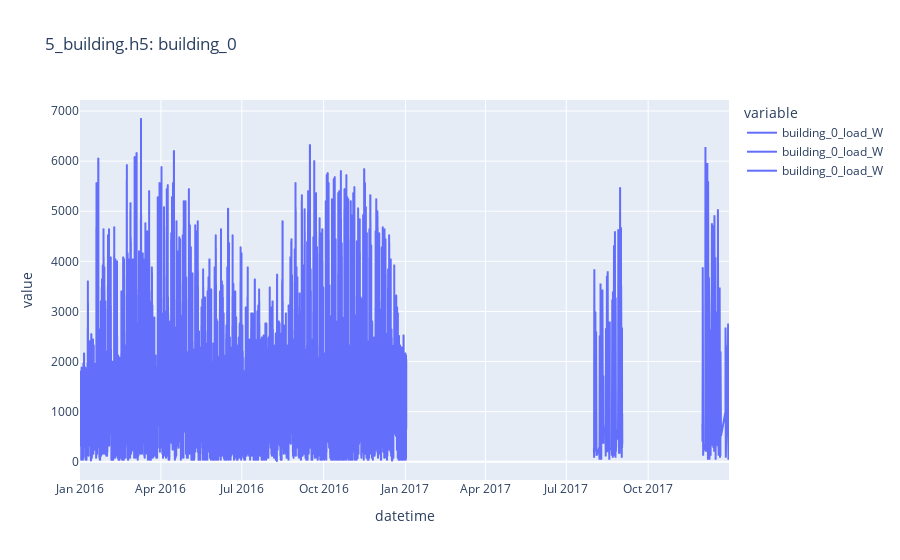
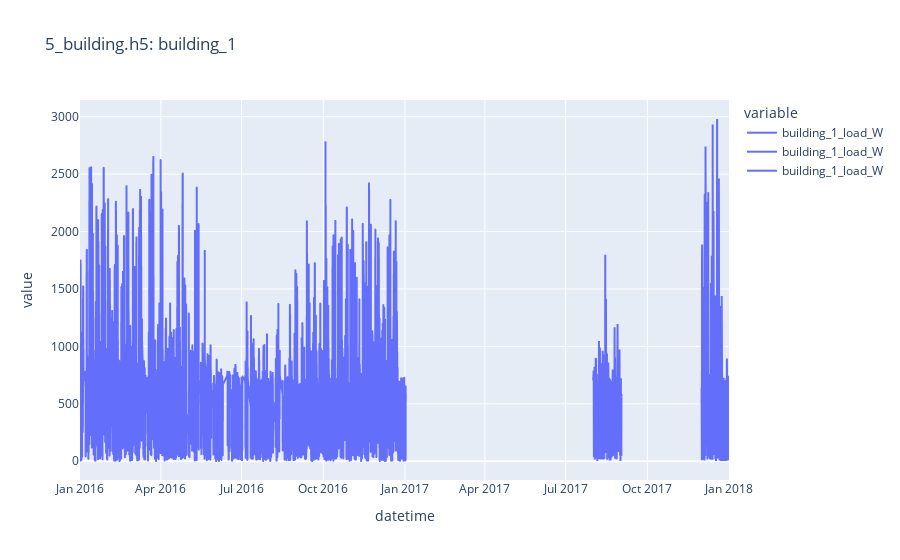
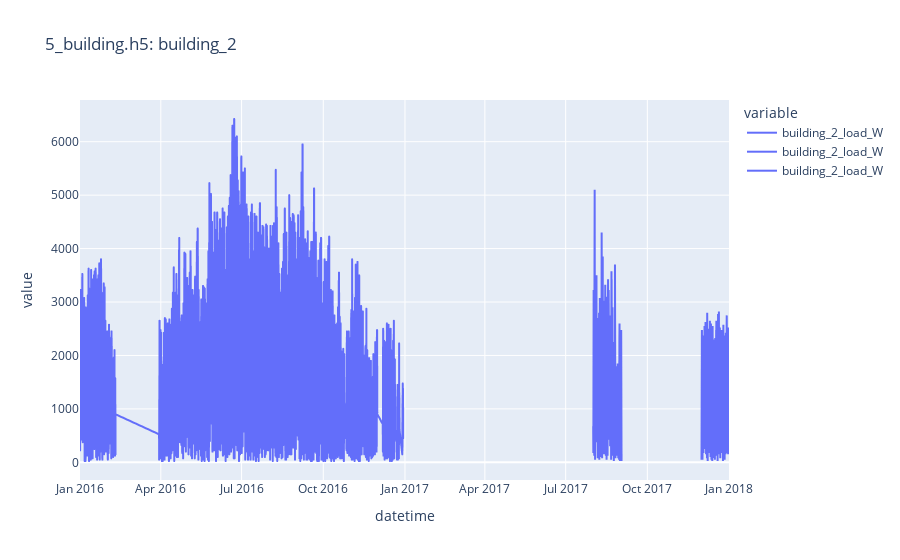

These figures' notebook cell, in order:
### Code cell
# See what keys are in the h5py data file
locations_dict, resolutions_dict = get_hdf_keys(dir_path)

print("Locations: ", locations_dict)
print("Resolutions: ", resolutions_dict)

for scale, locations in locations_dict.items():
    if scale == '5_building.h5':
        for location in locations:
            df_train = pd.read_hdf(os.path.join(dir_path, scale), key=f'{location}/60min/train_target')
            df_val = pd.read_hdf(os.path.join(dir_path, scale), key=f'{location}/60min/val_target')
            df_test = pd.read_hdf(os.path.join(dir_path, scale), key=f'{location}/60min/test_target')
            fig = px.line(df_train, title=f'{scale}: {location}')
            fig.add_trace(px.line(df_val, title='Validation Set').data[0])
            fig.add_trace(px.line(df_test, title='Test Set').data[0])
            fig.show()

### Figure 1 — Plotly figure (JSON) as saved in the notebook; plotly's stock layout.template omitted (floating-point values rounded to 4 significant figures; data arrays with more than 128 entries replaced by an {"elided": "..."} marker saying what was removed)
{"data": [{"hovertemplate": "variable=building_0_load_W<br>datetime=%{x}<br>value=%{y}<extra></extra>", "legendgroup": "building_0_load_W", "line": {"color": "#636efa", "dash": "solid"}, "marker": {"symbol": "circle"}, "mode": "lines", "name": "building_0_load_W", "showlegend": true, "type": "scattergl", "x": {"elided": "8715 str values"}, "xaxis": "x", "y": {"elided": "8715 float values"}, "yaxis": "y"}, {"hovertemplate": "variable=building_0_load_W<br>datetime=%{x}<br>value=%{y}<extra></extra>", "legendgroup": "building_0_load_W", "line": {"color": "#636efa", "dash": "solid"}, "marker": {"symbol": "circle"}, "mode": "lines", "name": "building_0_load_W", "orientation": "v", "showlegend": true, "type": "scatter", "x": {"elided": "552 str values"}, "xaxis": "x", "y": {"elided": "552 float values"}, "yaxis": "y"}, {"hovertemplate": "variable=building_0_load_W<br>datetime=%{x}<br>value=%{y}<extra></extra>", "legendgroup": "building_0_load_W", "line": {"color": "#636efa", "dash": "solid"}, "marker": {"symbol": "circle"}, "mode": "lines", "name": "building_0_load_W", "orientation": "v", "showlegend": true, "type": "scatter", "x": {"elided": "454 str values"}, "xaxis": "x", "y": {"elided": "454 float values"}, "yaxis": "y"}], "layout": {"legend": {"title": {"text": "variable"}, "tracegroupgap": 0}, "title": {"text": "5_building.h5: building_0"}, "xaxis": {"anchor": "y", "domain": [0, 1], "title": {"text": "datetime"}}, "yaxis": {"anchor": "x", "domain": [0, 1], "title": {"text": "value"}}}}

### Figure 2 — Plotly figure (JSON) as saved in the notebook; plotly's stock layout.template omitted (floating-point values rounded to 4 significant figures; data arrays with more than 128 entries replaced by an {"elided": "..."} marker saying what was removed)
{"data": [{"hovertemplate": "variable=building_1_load_W<br>datetime=%{x}<br>value=%{y}<extra></extra>", "legendgroup": "building_1_load_W", "line": {"color": "#636efa", "dash": "solid"}, "marker": {"symbol": "circle"}, "mode": "lines", "name": "building_1_load_W", "showlegend": true, "type": "scattergl", "x": {"elided": "7426 str values"}, "xaxis": "x", "y": {"elided": "7426 float values"}, "yaxis": "y"}, {"hovertemplate": "variable=building_1_load_W<br>datetime=%{x}<br>value=%{y}<extra></extra>", "legendgroup": "building_1_load_W", "line": {"color": "#636efa", "dash": "solid"}, "marker": {"symbol": "circle"}, "mode": "lines", "name": "building_1_load_W", "orientation": "v", "showlegend": true, "type": "scatter", "x": {"elided": "744 str values"}, "xaxis": "x", "y": {"elided": "744 float values"}, "yaxis": "y"}, {"hovertemplate": "variable=building_1_load_W<br>datetime=%{x}<br>value=%{y}<extra></extra>", "legendgroup": "building_1_load_W", "line": {"color": "#636efa", "dash": "solid"}, "marker": {"symbol": "circle"}, "mode": "lines", "name": "building_1_load_W", "orientation": "v", "showlegend": true, "type": "scatter", "x": {"elided": "726 str values"}, "xaxis": "x", "y": {"elided": "726 float values"}, "yaxis": "y"}], "layout": {"legend": {"title": {"text": "variable"}, "tracegroupgap": 0}, "title": {"text": "5_building.h5: building_1"}, "xaxis": {"anchor": "y", "domain": [0, 1], "title": {"text": "datetime"}}, "yaxis": {"anchor": "x", "domain": [0, 1], "title": {"text": "value"}}}}

### Figure 3 — Plotly figure (JSON) as saved in the notebook; plotly's stock layout.template omitted (floating-point values rounded to 4 significant figures; data arrays with more than 128 entries replaced by an {"elided": "..."} marker saying what was removed)
{"data": [{"hovertemplate": "variable=building_2_load_W<br>datetime=%{x}<br>value=%{y}<extra></extra>", "legendgroup": "building_2_load_W", "line": {"color": "#636efa", "dash": "solid"}, "marker": {"symbol": "circle"}, "mode": "lines", "name": "building_2_load_W", "showlegend": true, "type": "scattergl", "x": {"elided": "7196 str values"}, "xaxis": "x", "y": {"elided": "7196 float values"}, "yaxis": "y"}, {"hovertemplate": "variable=building_2_load_W<br>datetime=%{x}<br>value=%{y}<extra></extra>", "legendgroup": "building_2_load_W", "line": {"color": "#636efa", "dash": "solid"}, "marker": {"symbol": "circle"}, "mode": "lines", "name": "building_2_load_W", "orientation": "v", "showlegend": true, "type": "scatter", "x": {"elided": "744 str values"}, "xaxis": "x", "y": {"elided": "744 float values"}, "yaxis": "y"}, {"hovertemplate": "variable=building_2_load_W<br>datetime=%{x}<br>value=%{y}<extra></extra>", "legendgroup": "building_2_load_W", "line": {"color": "#636efa", "dash": "solid"}, "marker": {"symbol": "circle"}, "mode": "lines", "name": "building_2_load_W", "orientation": "v", "showlegend": true, "type": "scatter", "x": {"elided": "744 str values"}, "xaxis": "x", "y": {"elided": "744 float values"}, "yaxis": "y"}], "layout": {"legend": {"title": {"text": "variable"}, "tracegroupgap": 0}, "title": {"text": "5_building.h5: building_2"}, "xaxis": {"anchor": "y", "domain": [0, 1], "title": {"text": "datetime"}}, "yaxis": {"anchor": "x", "domain": [0, 1], "title": {"text": "value"}}}}
